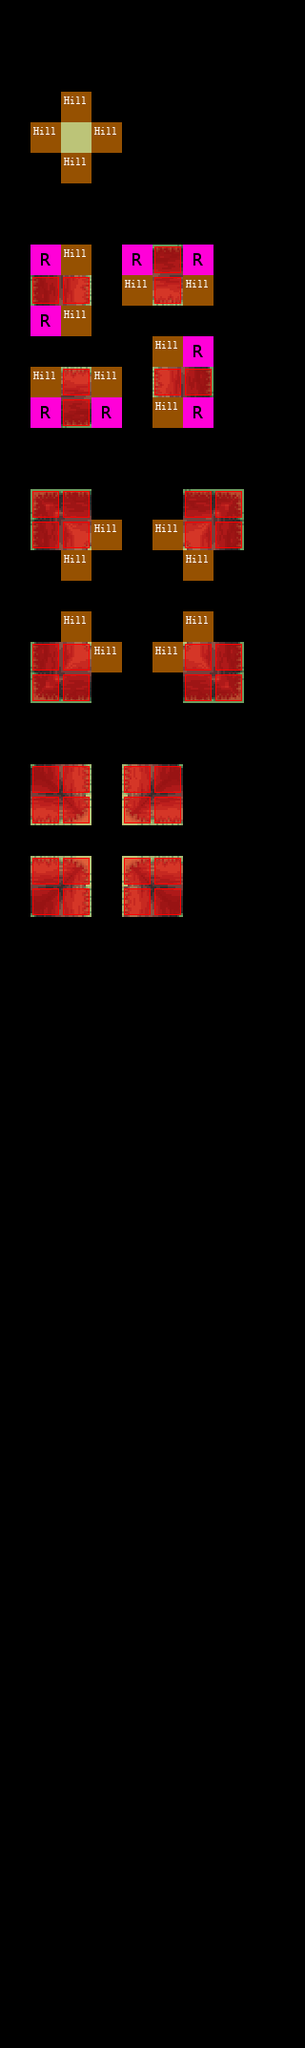

Rendered tile map (Tiled .tmx) drawn with the repository's tilesets; below, a short description and the map source with its tile grids summarised:
An orthogonal 10x67 tile map with 32x32 px tiles, 4 tile layers (Regions, Input_set, Output_Ground, Output_Collision), 4 tilesets.

<map version="1.0" orientation="orthogonal" width="10" height="67" tilewidth="32" tileheight="32">
 <tileset firstgid="1" source="../map_tiles.tsx" />
 <tileset firstgid="33" source="../rules.tsx" />
 <tileset firstgid="37" source="../sets.tsx" />
 <tileset firstgid="165" source="../tiles32_sea_of_trees.tsx" />
 <layer name="Regions" width="10" height="67">
  <data>[670 cells, 69 non-empty, 1 distinct tile ids]</data>
 </layer>
 <layer name="Input_set" width="10" height="67">
  <data>[670 cells, 41 non-empty, 1 distinct tile ids]</data>
 </layer>
 <layer name="Output_Ground" width="10" height="67">
  <data>[670 cells, 41 non-empty, 41 distinct tile ids]</data>
 </layer>
 <layer name="Output_Collision" width="10" height="67">
  <data>[670 cells, 40 non-empty, 1 distinct tile ids]</data>
 </layer>
</map>
